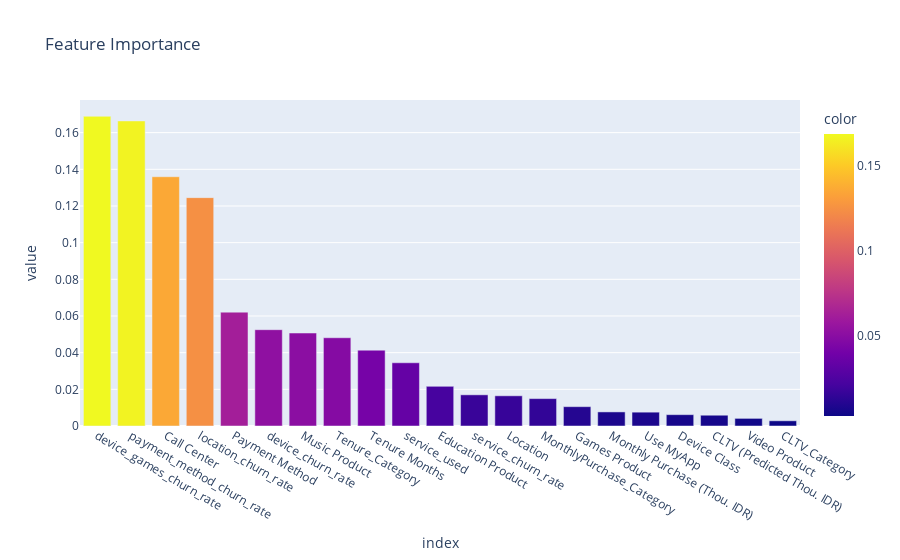

Source (notebook cell):
### Code cell
# feature importance
importance = grid_clf.best_estimator_.feature_importances_
feature_imp = pd.Series(importance, index=X.columns).sort_values(ascending=False)
fig = px.bar(feature_imp, color=feature_imp, title='Feature Importance')
fig.show()

### Figure 1 — Plotly figure (JSON) as saved in the notebook; plotly's stock layout.template omitted (floating-point values rounded to 4 significant figures)
{"data": [{"alignmentgroup": "True", "hovertemplate": "index=%{x}<br>value=%{y}<br>color=%{marker.color}<extra></extra>", "legendgroup": "", "marker": {"color": [0.1689, 0.1664, 0.136, 0.1246, 0.0621, 0.05254, 0.05071, 0.04814, 0.04136, 0.03448, 0.02161, 0.017, 0.01647, 0.01494, 0.01054, 0.007685, 0.007549, 0.006179, 0.005881, 0.004158, 0.00284], "coloraxis": "coloraxis", "pattern": {"shape": ""}}, "name": "", "offsetgroup": "", "orientation": "v", "showlegend": false, "textposition": "auto", "type": "bar", "x": ["device_games_churn_rate", "payment_method_churn_rate", "Call Center", "location_churn_rate", "Payment Method", "device_churn_rate", "Music Product", "Tenure_Category", "Tenure Months", "service_used", "Education Product", "service_churn_rate", "Location", "MonthlyPurchase_Category", "Games Product", "Monthly Purchase (Thou. IDR)", "Use MyApp", "Device Class", "CLTV (Predicted Thou. IDR)", "Video Product", "CLTV_Category"], "xaxis": "x", "y": [0.1689, 0.1664, 0.136, 0.1246, 0.0621, 0.05254, 0.05071, 0.04814, 0.04136, 0.03448, 0.02161, 0.017, 0.01647, 0.01494, 0.01054, 0.007685, 0.007549, 0.006179, 0.005881, 0.004158, 0.00284], "yaxis": "y"}], "layout": {"barmode": "relative", "coloraxis": {"colorbar": {"title": {"text": "color"}}, "colorscale": [[0, "#0d0887"], [0.1111, "#46039f"], [0.2222, "#7201a8"], [0.3333, "#9c179e"], [0.4444, "#bd3786"], [0.5556, "#d8576b"], [0.6667, "#ed7953"], [0.7778, "#fb9f3a"], [0.8889, "#fdca26"], [1, "#f0f921"]]}, "legend": {"tracegroupgap": 0}, "title": {"text": "Feature Importance"}, "xaxis": {"anchor": "y", "domain": [0, 1], "title": {"text": "index"}}, "yaxis": {"anchor": "x", "domain": [0, 1], "title": {"text": "value"}}}}
